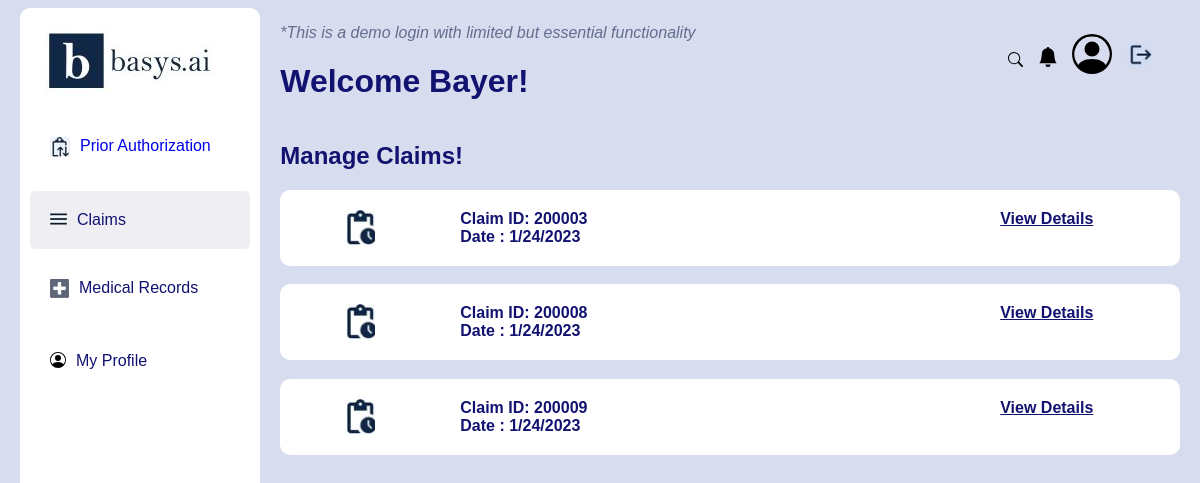
The app's page /claims/ with its own data.
### claim/models.py (models this page shows, shortened)
class Claim(models.Model):
    reqID = models.CharField(max_length=30,primary_key='TRUE')
    date = models.CharField(max_length=10)
    status = models.CharField(max_length=50)
    name = models.CharField(max_length=50)
    dob = models.CharField(max_length=10)
    smoking_status = models.CharField(max_length=50)
    gender = models.CharField(max_length=10)
    profileimg = models.FileField(upload_to ='uploads/')
    emp_mrn = models.CharField(max_length=20)
    phone = models.CharField(max_length=20)
    pcp = models.CharField(max_length=50)
    doctor = models.CharField(max_length=50)
    docdisc1 = models.CharField(max_length=70)
    docdisc2 = models.CharField(max_length=70)
    docdisc3 = models.CharField(max_length= 70)
    rID = models.CharField(max_length=30)
    authID = models.CharField(max_length=30)
    services = models.TextField()
    primary_player_disc = models.CharField(max_length=100)
    EDI = models.CharField(max_length=30)
    Assignment = models.CharField(max_length=50)
    force_drop = models.CharField(max_length=10)
    secondary_player_disc = models.CharField(max_length=100,default=" ")
    sEDI = models.CharField(max_length=30,default=" ")
    sAssignment = models.CharField(max_length=50,default=" ")
    sforce_drop = models.CharField(max_length=10,default=" ")
    CPT = models.CharField(max_length=30)
    diag = models.CharField(max_length=200)
    units = models.CharField(max_length=50)
    price = models.CharField(max_length=50)
    total = models.CharField(max_length=60)

### claim/views.py (the view)
# urls.py: path('claims/',claims,name = 'claims'),
def claims(request):
    popup=[]
    obj = Claim.objects.all()
    return render(request,'claims.html',{'claims':obj,'pop':popup})

### templates/claims.html (shortened to what this page needs)
{% load static %}
<!DOCTYPE html>
<html lang="en">
<head>
    <link rel="stylesheet" href="{% static 'style.css' %}">
</head>
<body>
    <div class="maincontainer">
        <div class="leftcontainer">
            <div class="leftlogo">
                <img src="{% static 'images/logo.jpg' %}" alt="">
            </div>
            <div class=" leftmenu maincolor">
                <div class="leftmele">
                    <img src="{% static 'images/auth.JPG' %}" alt="">
                </div>
                <a class="leftmele" href="/" > Prior Authorization</a>
            </div>
            <div class=" home leftmenu">
                <div class="leftmele">
                    <img src="{% static 'images/claims.JPG' %}" alt="">
                </div>
                <a class="leftmele"> Claims</a>
            </div>
            <div class="leftmenu">
                <div class="leftmele">
                    <img src="{% static 'images/medical.JPG' %}" alt="">
                </div>
                <a class="leftmele lefttext"> Medical Records</a>
            </div>
            <div class="leftmenu">
                <div class="leftmele">
                    <img src="{% static 'images/profile.svg' %}" alt="">
                </div>
                <a class="leftmele lefttext"> My Profile</a>
            </div>
        </div>
        <div class="rightcontainer">
            <div class="container">
                <div class="navright">
                    <div>
                        <p class="headfont">*This is a demo login with limited but essential functionality
                        </p>
                        <h1 class="maincolor">Welcome Bayer!</h1>
                    </div>
                    <div class="navlist">
                        <ul>
                            <li class="search navitem">
                                <img src="{% static 'images/search.svg' %}" alt="">
                            </li>
                            <li class="notification navitem">
                                <img src="{% static 'images/notification.svg' %}" alt="">
                            </li>
                            <li class=" profile navitem">
                                <img src="{% static 'images/profile.svg' %}" alt="">
                            </li>
                            <li class="upload navitem">
                                <img src="{% static 'images/upload.JPG'%}" alt="">
                            </li>
                        </ul>
                    </div>
                </div>
                <div class="managerequests maincolor">
                    <div>
                        <h2>Manage Claims!</h2>
                    </div>
                    {% for i in claims %}
                    <div class="pending">
                        <div class="claim pendingreq">
                            <div class=" reqele reqstatus" >
                                <div class="pendingimg">
                                </div>
                            </div>
                            <div class="reqele" >
                                <div class="reqfont">Claim ID: {{i.reqID}}</div>
                                <div class="reqfont">Date : 1/24/2023</div>
                            </div>
                            <div class=" claim-d reqele">
                                <a class="claim-btn"  id="{{i.reqID}}" href="/pop/{{i.reqID}}">View Details</a>
                            </div>
                        </div>
                    </div>
                    {%endfor%}
                </div>
            </div>
        </div>
    </div>
</body>
</html>

### static/style.css (style rules this page uses)
body { background-color: rgb(215, 220, 238); font-family: Arial, Helvetica, sans-serif; }
.maincontainer { display: flex; flex-direction: row; }
.leftcontainer { display: block; position: fixed; width: 20vw; height: 98%; min-width: 200px; margin-right: 1%; margin-left: 1%; border-radius: 10px; background-color: white; }
.rightcontainer { padding-left: 22%; display: block; width: 80vw; min-width: 876px; margin-right: 1%; margin-left: 1%; height: 100%; }
.leftlogo { margin: 10px; }
.leftlogo img { max-width: 100%; }
.leftmenu { display: flex; padding: 15px; margin: 10px; border-radius: 5px; text-align: left; color: rgb(18, 18, 113); font-weight: 545; font-family: Arial, Helvetica, sans-serif; }
.leftmenu a { text-decoration: none; }
.home { background-color: rgb(239, 238, 242); }
.leftmele { margin: 5px; }
.headfont { font-style: italic; color: rgb(100, 109, 141); ; }
.navright { display: flex; flex-direction: row; }
.navitem { display: inline; align-items: center; margin: 5px; }
.search img { height: 15px; padding-bottom: 7px; }
.notification img { height: 20px; padding-bottom: 7px; }
.profile img { height: 40px; }
.upload img { height: 25px; padding-bottom: 7px; }
.navlist { padding-top: 10px; margin-left: auto; margin-right: 2.5%; }
.maincolor { color: rgb(18, 18, 113); }
.pendingreq { display: flex; flex-direction: row; background-color: white; border-radius: 10px; margin-top: 1.5%; margin-bottom: 1.5%; }
.reqele { display: block; padding-top: 20px; padding-bottom: 20px; width: 20%; }
.reqfont { font-weight: bold; }
.pendingimg { width: 30px; height: 35px; margin-left: 15px; background-image: url(images/pending.JPG); background-size: cover; }
.reqstatus { position: relative; left: 50px; }
.claim-d { margin-left: auto; }
.claim-btn { background-color: white; border: none; color:rgb(18, 18, 113); font-family: Arial, Helvetica, sans-serif; font-size: medium; font-weight: bold; text-decoration: underline; }

### records on screen
Claim: reqID "200003"
Claim: reqID "200008"
Claim: reqID "200009"
